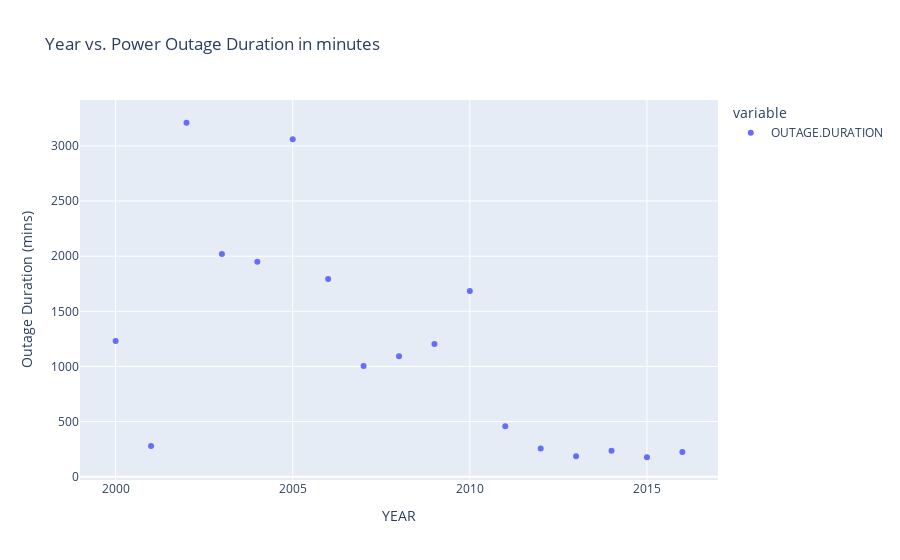

The notebook cell saved with this chart:
### Markdown cell above
Relationship between year and power outage duration (__Bivariate__)

### Code cell
# As time pass by from year to year, does the median power outage decreased or increased?

px.scatter(powerOutage.groupby('YEAR')['OUTAGE.DURATION'].median(),
           title='Year vs. Power Outage Duration in minutes', 
           labels={'value': 'Outage Duration (mins)'})

### Figure 1 — Plotly figure (JSON) as saved in the notebook; plotly's stock layout.template omitted (floating-point values rounded to 4 significant figures)
{"data": [{"hovertemplate": "variable=OUTAGE.DURATION<br>YEAR=%{x}<br>Outage Duration (mins)=%{y}<extra></extra>", "legendgroup": "OUTAGE.DURATION", "marker": {"color": "#636efa", "symbol": "circle"}, "mode": "markers", "name": "OUTAGE.DURATION", "orientation": "v", "showlegend": true, "type": "scatter", "x": [2000, 2001, 2002, 2003, 2004, 2005, 2006, 2007, 2008, 2009, 2010, 2011, 2012, 2013, 2014, 2015, 2016], "xaxis": "x", "y": [1230, 278.5, 3210, 2020.0, 1950, 3060, 1793, 1003, 1092, 1204, 1684.0, 457, 255, 184.5, 235.5, 176.5, 224], "yaxis": "y"}], "layout": {"legend": {"title": {"text": "variable"}, "tracegroupgap": 0}, "title": {"text": "Year vs. Power Outage Duration in minutes"}, "xaxis": {"anchor": "y", "domain": [0, 1], "title": {"text": "YEAR"}}, "yaxis": {"anchor": "x", "domain": [0, 1], "title": {"text": "Outage Duration (mins)"}}}}
